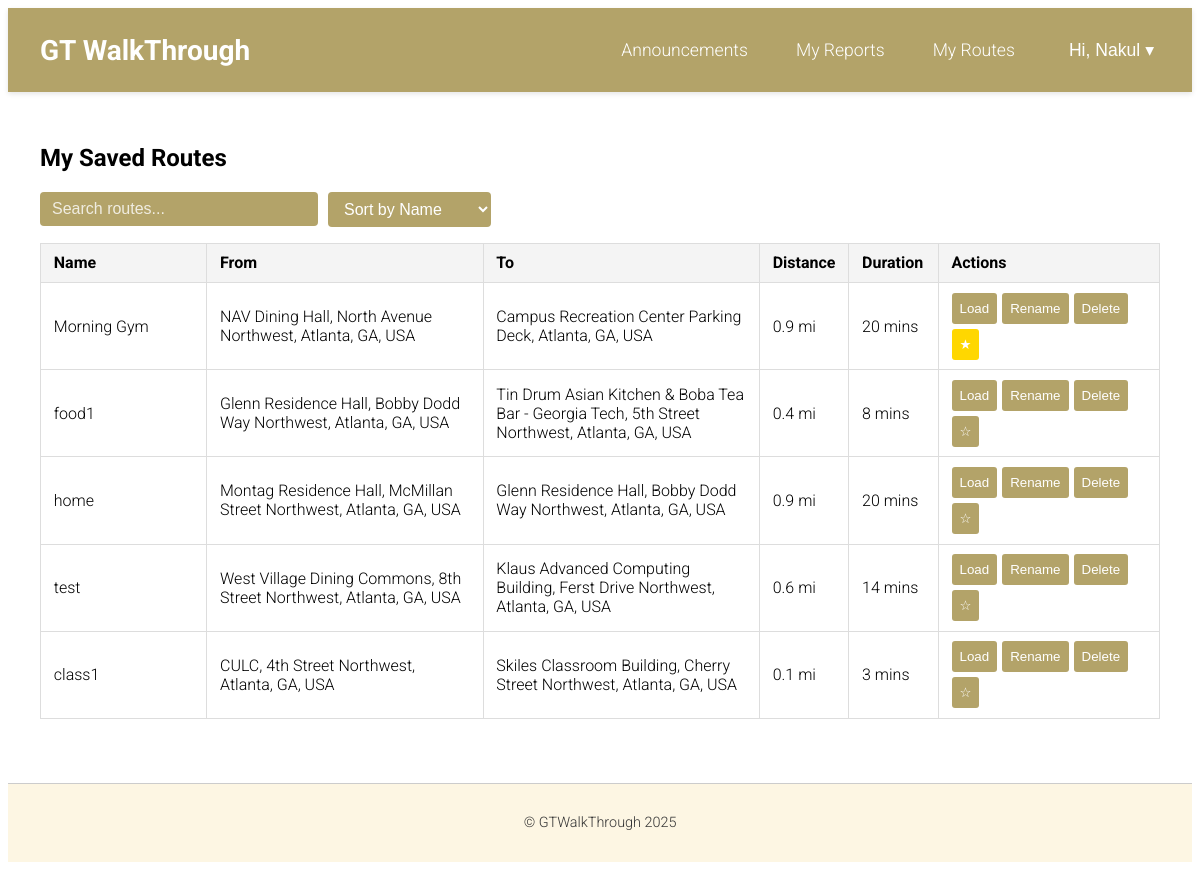
Page /my-routes/ (signed in) on the committed database.
### gtwt_app/models.py (models this page shows, shortened)
class SavedRoute(models.Model):
    user          = models.ForeignKey(User, on_delete=models.CASCADE, related_name='saved_routes')
    name          = models.CharField(max_length=100)
    origin        = models.CharField(max_length=255)
    destination   = models.CharField(max_length=255)
    travel_mode   = models.CharField(max_length=20)
    steps         = models.JSONField()
    distance_text = models.CharField(max_length=50)
    duration_text = models.CharField(max_length=50)
    created_at    = models.DateTimeField(auto_now_add=True)
    is_favorite = models.BooleanField(default=False)

### gtwt_app/views.py (the view)
# urls.py: path('my-routes/', views.my_routes, name='my_routes'),
@login_required
def my_routes(request):
    routes = SavedRoute.objects.filter(user=request.user).order_by('-is_favorite', '-created_at')
    for r in routes:
        if r.steps:
            r.steps_json = json.dumps(r.steps, cls=DjangoJSONEncoder).replace('"', '&quot;')
        else:
            r.steps_json = "[]" #fallback
    return render(request, 'my_routes.html', {'routes': routes})

### gtwt_app/templates/my_routes.html (shortened to what this page needs)
{% extends "base.html" %}
{% load static %}
 {% block content %}
<h2>My Saved Routes</h2>
{% if routes %}
<div class="search-sort-container">
  <input type="text" id="searchInput" placeholder="Search routes..." />
  <select id="sortSelect">
    <option value="name">Sort by Name</option>
  </select>
</div>
<table class="route-table" id="routesTable">
  <thead>
    <tr>
      <th style="width: 15%">Name</th>
      <th style="width: 25%">From</th>
      <th style="width: 25%">To</th>
      <th style="width: 7%">Distance</th>
      <th style="width: 8%">Duration</th>
      <th style="width: 20%">Actions</th>
    </tr>
  </thead>
  <tbody>
    {% for r in routes %}
    <tr data-route-id="{{ r.id }}">
      <td>
        <span class="route-name">{{ r.name }}</span>
      </td>
      <td>{{ r.origin }}</td>
      <td>{{ r.destination }}</td>
      <td class="distance">{{ r.distance_text }}</td>
      <td class="duration">{{ r.duration_text }}</td>
      <td>
        <div
          style="
            display: flex;
            flex-direction: row;
            gap: 5px;
            flex-wrap: wrap;
            align-items: center;
          "
        >
          <button
            class="route-btn load-route-btn"
            data-steps="{{ r.steps_json|safe }}"
          >
            Load
          </button>
          <button class="route-btn rename-btn">Rename</button>
          <button class="route-btn delete-route-btn">Delete</button>
          <button
            class="route-btn favorite-route-btn"
            data-favorite="{{ r.is_favorite|yesno:'true,false' }}"
            style="background-color: {% if r.is_favorite %}#FFD700{% else %}#B3A369{% endif %};"
          >
            {% if r.is_favorite %}★{% else %}☆{% endif %}
          </button>
        </div>
      </td>
    </tr>
    {% endfor %}
  </tbody>
</table>
{% else %}
<p>You haven’t saved any routes yet.</p>
{% endif %} {% endblock %}

### gtwt_app/templates/base.html (shortened to what this page needs)
<!DOCTYPE html>
<html lang="en">
  <head>
    {% load static %}
    <link rel="stylesheet" href="{% static 'css/style.css' %}" />
  </head>
  <body>
    <header>
      <nav
        style="
          display: flex;
          justify-content: space-between;
          align-items: center;
          padding: 0 2rem;
        "
      >
        <div style="display: flex; align-items: center; gap: 1rem">
          <a href="{% url 'home' %}" class="navbar-brand">GT WalkThrough</a>
        </div>
        {% if user.is_authenticated %}
        <div style="display: flex; align-items: center; gap: 2rem">
          <ul
            class="nav-links"
            style="display: flex; gap: 1rem; list-style: none"
          >
            <li><a href = "{% url 'announcements' %}">Announcements</a></li>
            <li><a href="{% url 'my_reports' %}">My Reports</a></li>
            <li><a href="{% url 'my_routes' %}">My Routes</a></li>
          </ul>
          <div class="dropdown" style="position: relative">
            <button
              id="dropdownButton"
              style="
                background: none;
                border: none;
                color: white;
                font-size: 1.1rem;
                cursor: pointer;
              "
            >
              Hi, {{ user.first_name|default:user.username }} &#9662;
            </button>
          </div>
        </div>
        {% endif %}
      </nav>
    </header>
    <div class="content">{% block content %}{% endblock %}</div>
    <footer>
      <p>&copy; GTWalkThrough 2025</p>
    </footer>
  </body>
</html>

### gtwt_app/static/css/style.css (style rules this page uses)
header { background-color: #222; padding: 1rem 0; }
nav { display: flex; justify-content: space-between; align-items: center; padding: 0 2rem; }
.navbar-brand { font-size: 1.5rem; font-weight: bold; color: #ffa500; }
.nav-links { list-style: none; display: flex; gap: 1rem; }
.nav-links a { text-decoration: none; color: #ffa500; font-size: 1.1rem; padding: 0.5rem 1rem; transition: background-color 0.3s ease; }
.content { padding: 2rem; }
.route-table { width: 100%; border-collapse: collapse; margin-top: 1rem; }
.route-table th, .route-table td { border: 1px solid #ddd; padding: 0.6rem 0.8rem; text-align: left; }
.route-table th { background-color: #f4f4f4; }
.load-route-btn { background-color: #b3a369; border: none; color: white; padding: 0.4rem 0.8rem; border-radius: 4px; cursor: pointer; }

### gtwt_app/templates/base.html (style rules this page uses)
:root { --clr-GT-blue: #162639; --clr-GT-gold: #b3a369; }
body { font-family: "Roboto", sans-serif; font-weight: 300; }
header { background-color: var(--clr-GT-gold); padding: 1rem 0; box-shadow: 0 2px 5px rgba(0, 0, 0, 0.1); position: sticky; top: 0; z-index: 1000; }
nav { display: flex; justify-content: space-between; align-items: center; padding: 0 2rem; }
.navbar-brand { font-size: 1.75rem; font-weight: bold; color: white; text-decoration: none; }
.nav-links { list-style: none; display: flex; gap: 1.2rem; }
.nav-links a { text-decoration: none; color: white; font-size: 1.1rem; padding: 0.5rem 1rem; border-radius: 5px; transition: background-color 0.3s, transform 0.2s; }
.content { padding: 2rem; }
footer { background-color: #fdf6e3; padding: 1rem 0; margin-top: 2rem; text-align: center; font-size: 0.9rem; color: #333; border-top: 1px solid #ccc; }

### gtwt_app/templates/my_routes.html (style rules this page uses)
.route-btn { background-color: #b3a369; border: 0px solid; color: white; padding: 8px; border-radius: 3px; }
.search-sort-container { display: flex; gap: 10px; margin-bottom: 1rem; align-items: center; justify-content: flex-start; }
#searchInput, #sortSelect { padding: 8px 12px; border: none; border-radius: 4px; background-color: #b3a369; color: white; font-size: 1rem; }
#searchInput { flex: none; min-width: 254px; }
#sortSelect { width: 163px; }
#searchInput::placeholder { color: white; opacity: 0.8; }

### rows in the picture
SavedRoute: name "Morning Gym", origin "NAV Dining Hall, North Avenue Northwest, Atlanta, GA, USA", destination "Campus Recreation Center Parking Deck, Atlanta, GA, USA", distance_text "0.9 mi", duration_text "20 mins"
SavedRoute: name "food1", origin "Glenn Residence Hall, Bobby Dodd Way Northwest, Atlanta, GA, USA", destination "Tin Drum Asian Kitchen & Boba Tea Bar - Georgia Tech, 5th Street Northwest, Atlanta, GA, USA", distance_text "0.4 mi", duration_text "8 mins"
SavedRoute: name "home", origin "Montag Residence Hall, McMillan Street Northwest, Atlanta, GA, USA", destination "Glenn Residence Hall, Bobby Dodd Way Northwest, Atlanta, GA, USA", distance_text "0.9 mi", duration_text "20 mins"
SavedRoute: name "test", origin "West Village Dining Commons, 8th Street Northwest, Atlanta, GA, USA", destination "Klaus Advanced Computing Building, Ferst Drive Northwest, Atlanta, GA, USA", distance_text "0.6 mi", duration_text "14 mins"
SavedRoute: name "class1", origin "CULC, 4th Street Northwest, Atlanta, GA, USA", destination "Skiles Classroom Building, Cherry Street Northwest, Atlanta, GA, USA", distance_text "0.1 mi", duration_text "3 mins"

### other values in the picture
{{ user.first_name|default:user.username }} "Nakul"
